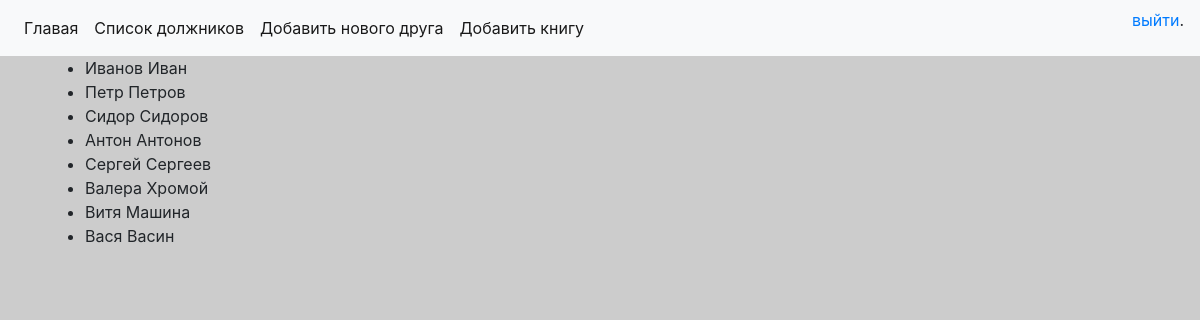
Page /friends/ on the committed database.
### p_library/models.py (models this page shows, shortened)
class Friend(models.Model):
    f_name = models.CharField(max_length=128, verbose_name='Имя друга')

### p_library/views.py (the view)
# urls.py: path('friends/', FriendList.as_view(), name='friend_list'),
class FriendList(ListView):
    model = Friend
    template_name = 'friend_list.html'
    extra_context = {'title': 'Список друзей'}

### p_library/templates/friend_list.html (shortened to what this page needs)
{% extends 'base.html' %}
{% block content %}
	<ul>
		{% for friend in object_list %}
		    <li>{{ friend.f_name }}</li>
		{% endfor %}
	</ul>
{% endblock %}

### static/css/style.css (style rules this page uses)
body { background-color:#ccc; }

### rows in the picture
Friend: f_name "Иванов Иван"
Friend: f_name "Петр Петров"
Friend: f_name "Сидор Сидоров"
Friend: f_name "Антон Антонов"
Friend: f_name "Сергей Сергеев"
Friend: f_name "Валера Хромой"
Friend: f_name "Витя Машина"
Friend: f_name "Вася Васин"
